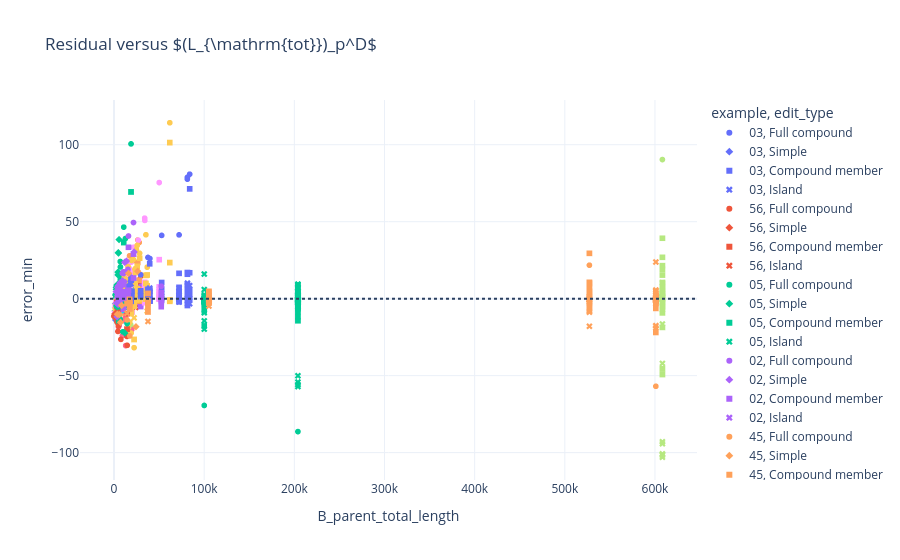
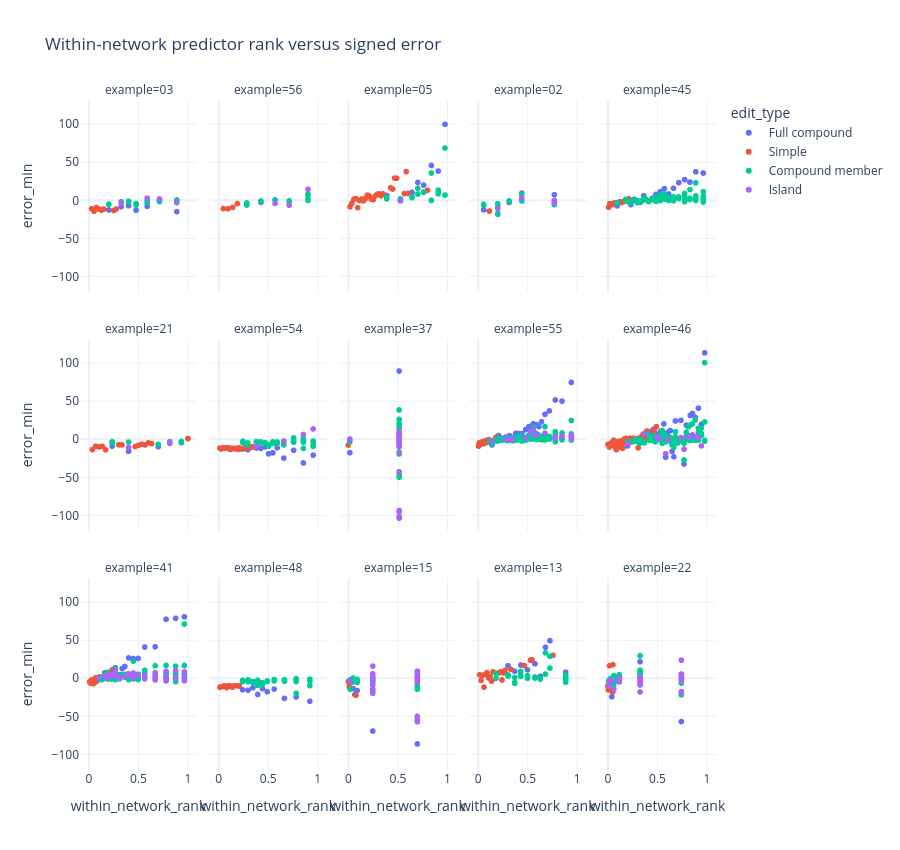

Here is the notebook cell these charts were saved with, in order:
### Code cell
FEATURE='B_parent_total_length'  # Change to any audited candidate column.
fig=px.scatter(d,x=FEATURE,y='error_min',color='example',symbol='edit_type',hover_data=['state','observed_hours','predicted_hours'],template='plotly_white',title='Residual versus '+symbol(FEATURE))
fig.add_hline(y=0,line_dash='dot');fig.show()
# Per-network rank plots make differing geometric scales easier to compare.
z=d.copy();z['within_network_rank']=z.groupby('example')[FEATURE].rank(pct=True)
fig=px.scatter(z,x='within_network_rank',y='error_min',facet_col='example',facet_col_wrap=5,color='edit_type',hover_data=['state'],template='plotly_white',title='Within-network predictor rank versus signed error')
fig.update_layout(height=850);fig.show()
support=read('training_range_audit.csv')
table(support[support.outside_fraction.gt(.1)][['example','feature','outside_fraction','train_min','train_max']].round(4))
